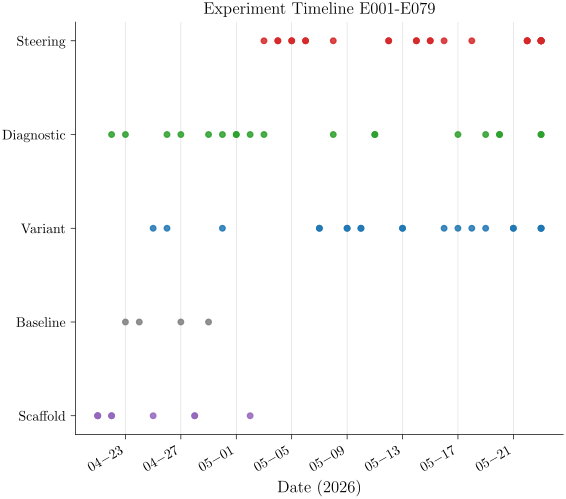

This figure's Python source:
# P03_v1: master experiment timeline as a Gantt-style dotplot (date vs E-id grouped by route)
# Visualizes: E001-E079 lab record arc
# DATA: inline from experiments.md index table (synthesized)
import sys
from pathlib import Path
sys.path.insert(0, str(Path(__file__).parent.parent))
from plot_utils import figsize
import matplotlib.pyplot as plt
import matplotlib.dates as mdates
from datetime import date

fig, ax = plt.subplots(figsize=figsize(1.0, ratio=0.85))

# (E-id, date, route)
ROUTES = {
    "scaffold": "#9467bd",
    "baseline": "#7f7f7f",
    "variant": "#1f77b4",
    "steering": "#d62728",
    "diagnostic": "#2ca02c",
}

entries = [
    ("E001", "2026-04-21", "scaffold"),
    ("E002", "2026-04-21", "scaffold"),
    ("E003", "2026-04-21", "scaffold"),
    ("E004", "2026-04-22", "scaffold"),
    ("E005", "2026-04-22", "diagnostic"),
    ("E006", "2026-04-22", "scaffold"),
    ("E007", "2026-04-23", "diagnostic"),
    ("E008", "2026-04-23", "baseline"),
    ("E009", "2026-04-24", "baseline"),
    ("E010", "2026-04-25", "variant"),
    ("E011", "2026-04-25", "scaffold"),
    ("E012", "2026-04-26", "diagnostic"),
    ("E013", "2026-04-26", "variant"),
    ("E014", "2026-04-27", "baseline"),
    ("E015", "2026-04-27", "diagnostic"),
    ("E016", "2026-04-28", "scaffold"),
    ("E017", "2026-04-28", "scaffold"),
    ("E018", "2026-04-29", "diagnostic"),
    ("E019", "2026-04-29", "baseline"),
    ("E020", "2026-04-30", "diagnostic"),
    ("E021", "2026-04-30", "variant"),
    ("E022", "2026-05-01", "diagnostic"),
    ("E023", "2026-05-01", "diagnostic"),
    ("E024", "2026-05-02", "scaffold"),
    ("E025", "2026-05-02", "diagnostic"),
    ("E026", "2026-05-03", "diagnostic"),
    ("E027", "2026-05-03", "steering"),
    ("E028", "2026-05-04", "steering"),
    ("E029", "2026-05-04", "steering"),
    ("E030", "2026-05-05", "steering"),
    ("E031", "2026-05-05", "steering"),
    ("E032", "2026-05-06", "steering"),
    ("E033", "2026-05-06", "steering"),
    ("E034", "2026-05-07", "variant"),
    ("E035", "2026-05-07", "variant"),
    ("E036", "2026-05-08", "steering"),
    ("E037", "2026-05-08", "diagnostic"),
    ("E038", "2026-05-09", "variant"),
    ("E039", "2026-05-09", "variant"),
    ("E040", "2026-05-10", "variant"),
    ("E041", "2026-05-10", "variant"),
    ("E042", "2026-05-11", "diagnostic"),
    ("E043", "2026-05-11", "diagnostic"),
    ("E044", "2026-05-12", "steering"),
    ("E045", "2026-05-12", "steering"),
    ("E046", "2026-05-13", "variant"),
    ("E047", "2026-05-13", "variant"),
    ("E048", "2026-05-14", "steering"),
    ("E049", "2026-05-14", "steering"),
    ("E050", "2026-05-15", "steering"),
    ("E051", "2026-05-15", "steering"),
    ("E052", "2026-05-16", "steering"),
    ("E053", "2026-05-16", "variant"),
    ("E054", "2026-05-17", "diagnostic"),
    ("E055", "2026-05-17", "variant"),
    ("E056", "2026-05-18", "variant"),
    ("E057", "2026-05-18", "steering"),
    ("E058", "2026-05-19", "variant"),
    ("E059", "2026-05-19", "diagnostic"),
    ("E060", "2026-05-20", "diagnostic"),
    ("E061", "2026-05-20", "diagnostic"),
    ("E062", "2026-05-21", "variant"),
    ("E063", "2026-05-21", "variant"),
    ("E064", "2026-05-22", "steering"),
    ("E065", "2026-05-22", "steering"),
    ("E066", "2026-05-22", "steering"),
    ("E067", "2026-05-23", "steering"),
    ("E068", "2026-05-23", "steering"),
    ("E069", "2026-05-23", "steering"),
    ("E070", "2026-05-23", "steering"),
    ("E071", "2026-05-23", "steering"),
    ("E072", "2026-05-23", "steering"),
    ("E073", "2026-05-23", "diagnostic"),
    ("E074", "2026-05-23", "diagnostic"),
    ("E075", "2026-05-23", "steering"),
    ("E076", "2026-05-23", "steering"),
    ("E077", "2026-05-23", "variant"),
    ("E078", "2026-05-23", "variant"),
    ("E079", "2026-05-23", "variant"),
]

# Plot per-route lane
routes_order = ["scaffold", "baseline", "variant", "diagnostic", "steering"]
lane_y = {r: i for i, r in enumerate(routes_order)}
for eid, d, route in entries:
    yr, mo, da = map(int, d.split("-"))
    x = date(yr, mo, da)
    ax.scatter(x, lane_y[route], color=ROUTES[route], s=16, zorder=3, alpha=0.85)

ax.set_yticks(list(lane_y.values()))
ax.set_yticklabels([r.title() for r in routes_order])
ax.xaxis.set_major_locator(mdates.DayLocator(interval=4))
ax.xaxis.set_major_formatter(mdates.DateFormatter("%m-%d"))
plt.setp(ax.get_xticklabels(), rotation=30, ha="right")

ax.set_xlabel("Date (2026)")
ax.set_title(r"Experiment Timeline E001-E079")
ax.spines[["top", "right"]].set_visible(False)
ax.grid(True, linewidth=0.4, alpha=0.5, zorder=0, axis="x")

fig.savefig(Path(__file__).with_suffix(".pdf"))
